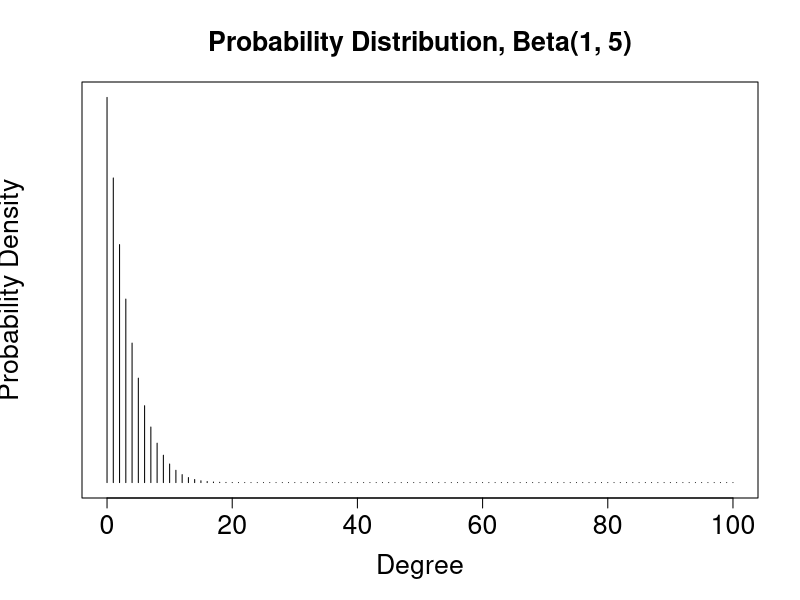
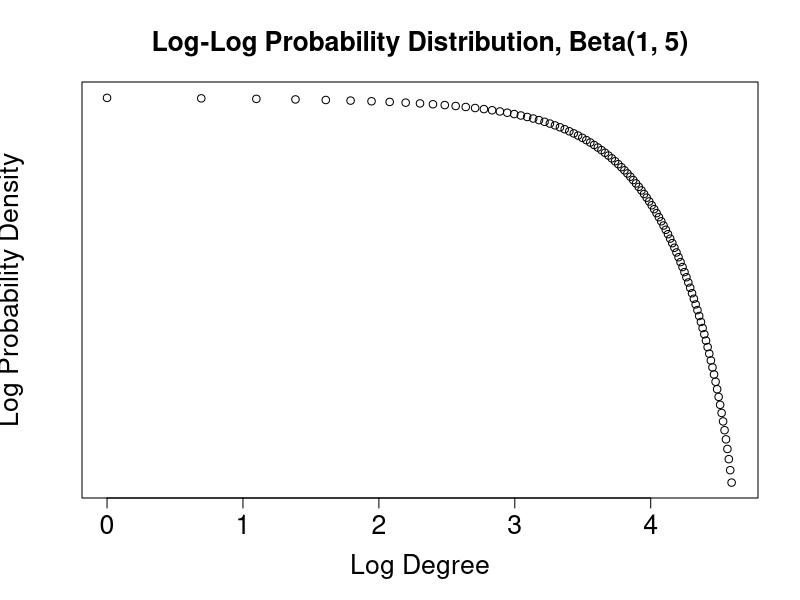

Write the R code that produced these figures, in order.
library(hypergeo)

# this is really numerically instable
f_pdf <- function(n, alpha, beta, k) {
  frac <- alpha/(alpha+beta)
  hg <- hypergeo(k-n+1, k+alpha, k+alpha+beta, frac)
  # normalize by dividing by gamma(k+alpha+beta)
  num <- gamma(alpha+beta) * choose(n-1, k) * (frac ** k) * gamma(k+alpha) * (1/gamma(k+alpha+beta)) * hg
  den <- gamma(alpha)
  return(num/den)
}

n <- 100
alpha <- 1
beta <- 5

ks <- 0:n
ps <- f_pdf(n, alpha, beta, ks)
plot(ks, ps, type="h", xlab = "Degree", ylab = "Probability Density", yaxt="n", 
     main = "Probability Distribution, Beta(1, 5)", 
     cex.main = 1.6, cex.axis = 1.6, cex.lab = 1.6)
plot(log(ks), log(ps), type="p", xlab = "Log Degree", ylab = "Log Probability Density", yaxt="n", 
     main = "Log-Log Probability Distribution, Beta(1, 5)", 
     cex.main = 1.6, cex.axis = 1.6, cex.lab = 1.6)
